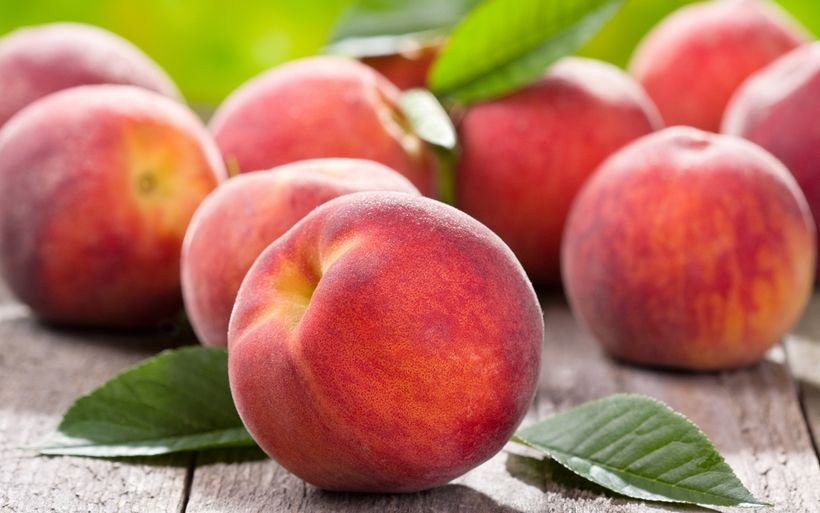
#> input picture img/fruta2.jpg, 820 x 513 px, found by its file name
$ python 04-segmentacion.py
#> lines starting #> are read from the running program, lines starting #| are printed output that depends on the picture; after the words box and inside, x2 and y2 are one past the last pixel; in counts of white or black regions, pixels touching at a corner belong together

import skimage as ski
import matplotlib.pyplot as plt

image = ski.io.imread('img/fruta2.jpg')
#> image is the input picture: shape (513, 820, 3); mean R, G, B 177.7, 116, 92.9

gray_image = ski.color.rgb2gray(image)
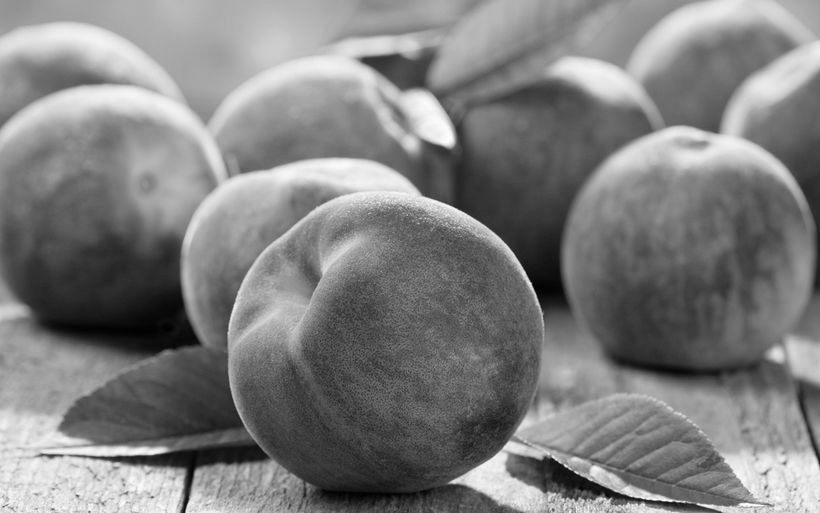
#> gray_image: shape (513, 820) float64; min 0.00417, max 0.999, mean 0.5

thresh = ski.filters.threshold_otsu(gray_image)
#> thresh = 0.515

binary = gray_image> thresh
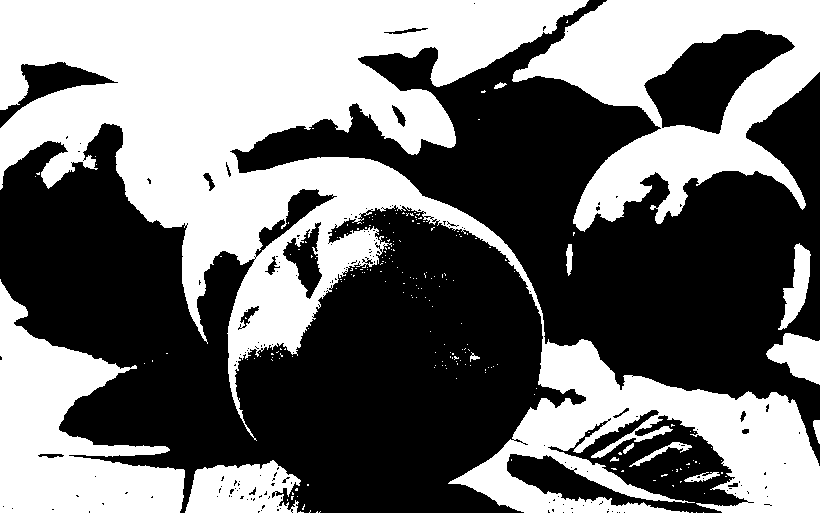
#> binary: shape (513, 820) bool; 45.2% white; 219 white regions (205 under 20 px), largest, box (x1, y1, x2, y2) and area: (0, 0, 820, 513) 128102, (512, 0, 820, 232) 31843, (0, 279, 185, 513) 21236

#Limpiar la imagen binaria para eliminar el ruido
cleared = ski.morphology.remove_small_objects(binary,min_size=200)
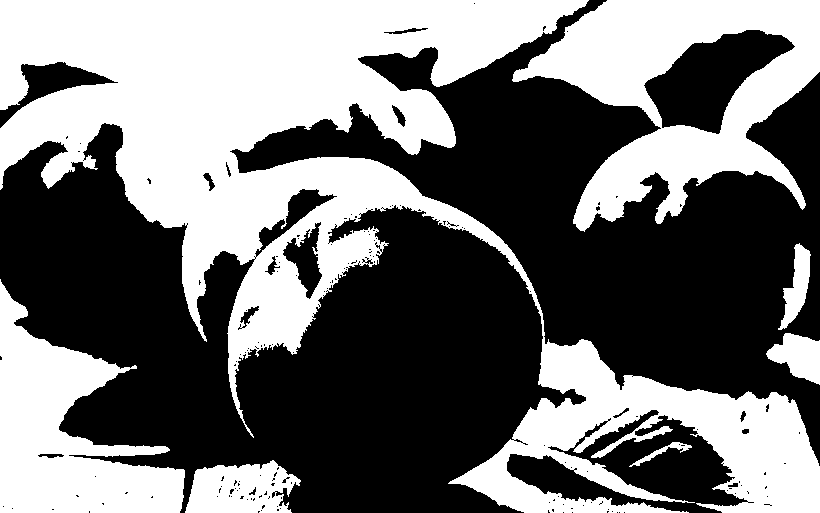
#> cleared: shape (513, 820) bool; 44.9% white; 7 white regions, largest, box (x1, y1, x2, y2) and area: (0, 0, 820, 513) 127959, (512, 0, 820, 232) 31822, (0, 279, 185, 513) 21236

""" ski.io.imshow(cleared)
ski.io.show() """

""" plt.imshow(cleared,cmap='gray')
plt.title('Segmentacion por threshold')
plt.show() """

lab_image = ski.color.rgb2lab(image)
#> lab_image: shape (513, 820, 3) float64; mean of channels 0, 1, 2 55.9, 21.7, 23.7
segments = ski.segmentation.slic(lab_image,n_segments=100,compactness=10)
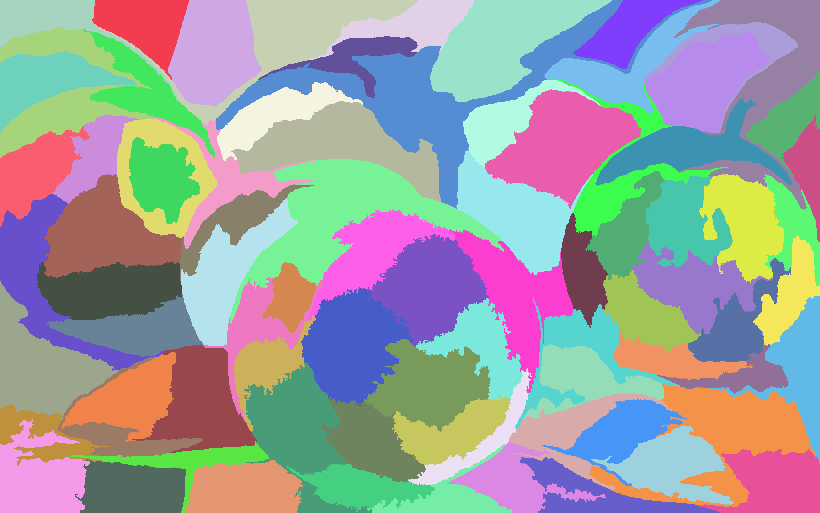
#> segments: shape (513, 820) int64; 82 distinct labels, from 1 to 82; one colour per label, 0 black
segmentacion= ski.color.label2rgb(segments,image,kind='avg')
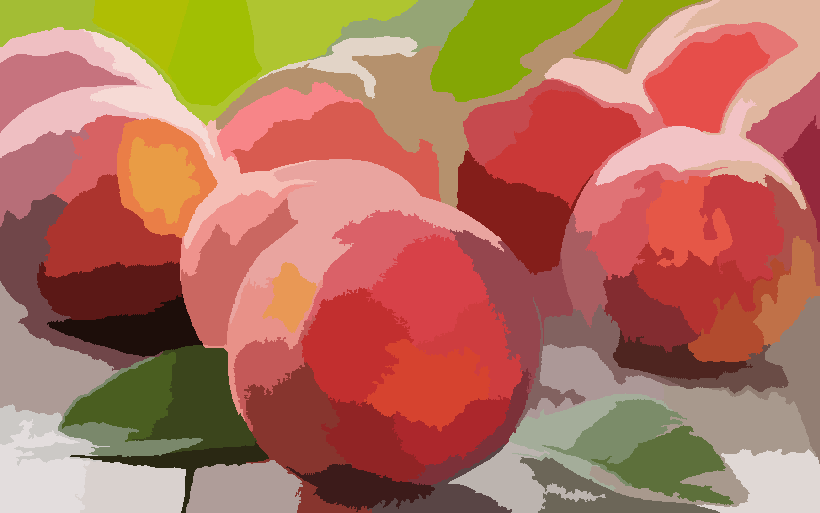
#> segmentacion: shape (513, 820, 3); mean R, G, B 177.1, 115.5, 92.4
ski.io.imshow(segmentacion)
ski.io.show()

$ run again, with img/Cat03.jpg copied over img/fruta2.jpg
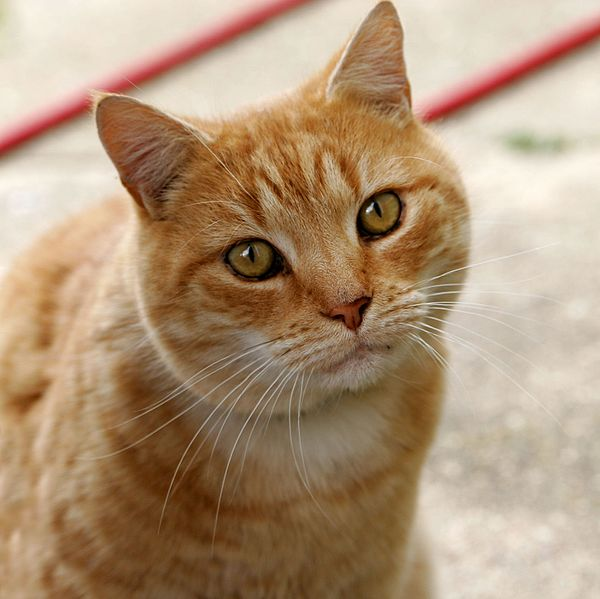
#> input picture img/Cat03.jpg, 600 x 599 px, found by its file name
#> image is the input picture: shape (599, 600, 3); mean R, G, B 175.9, 148.8, 120.7
#> thresh = 0.595
#> `binary = gray_image> thresh`:
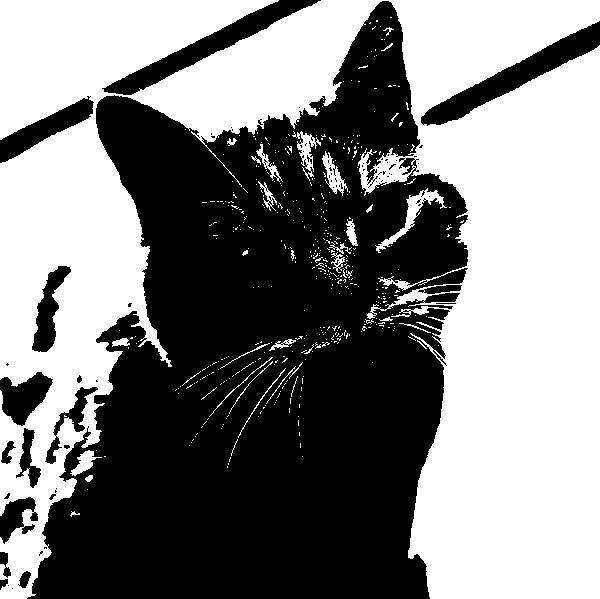
#> binary: shape (599, 600) bool; 50.5% white; 85 black regions (68 under 20 px), largest, box (x1, y1, x2, y2) and area: (27, 1, 468, 599) 161243, (421, 21, 600, 126) 4246, (102, 0, 321, 95) 3914
#> cleared: shape (599, 600) bool; 49.5% white; 5 white regions, box (x1, y1, x2, y2) and area: (0, 0, 600, 599) 175851, (376, 188, 447, 253) 774, (322, 151, 347, 196) 413, (297, 131, 317, 172) 359, (70, 450, 102, 476) 328
#> lab_image: shape (599, 600, 3) float64; mean of channels 0, 1, 2 62.9, 6.9, 19.5
#> segments: shape (599, 600) int64; 70 distinct labels, from 1 to 70
#> `segmentacion= ski.color.label2rgb(segments,image,kind='avg')`:
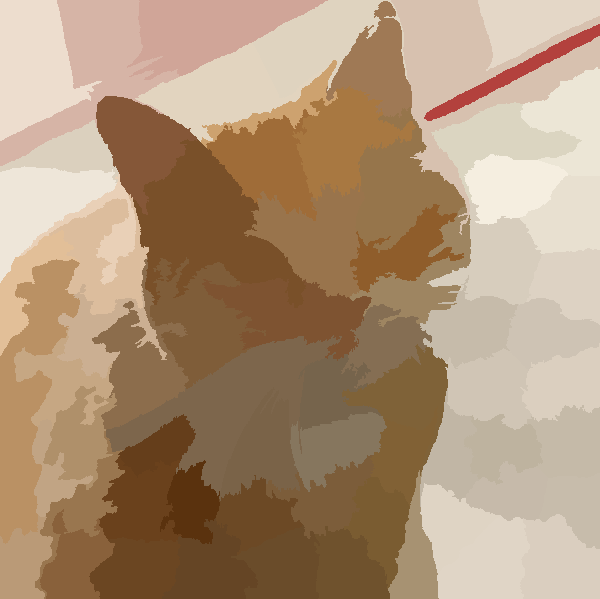
#> segmentacion: shape (599, 600, 3); mean R, G, B 175.4, 148.4, 120.3

$ run again, with img/Girasol.jpg copied over img/fruta2.jpg
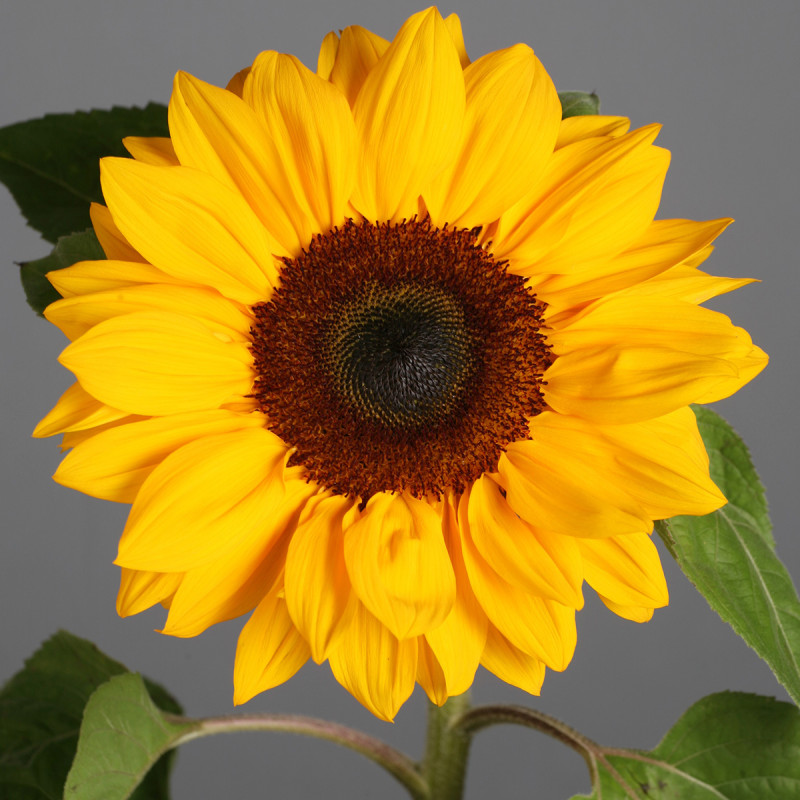
#> input picture img/Girasol.jpg, 800 x 800 px, found by its file name
#> image is the input picture: shape (800, 800, 3); mean R, G, B 163.2, 128.9, 41.3
#> thresh = 0.538
#> `binary = gray_image> thresh`:
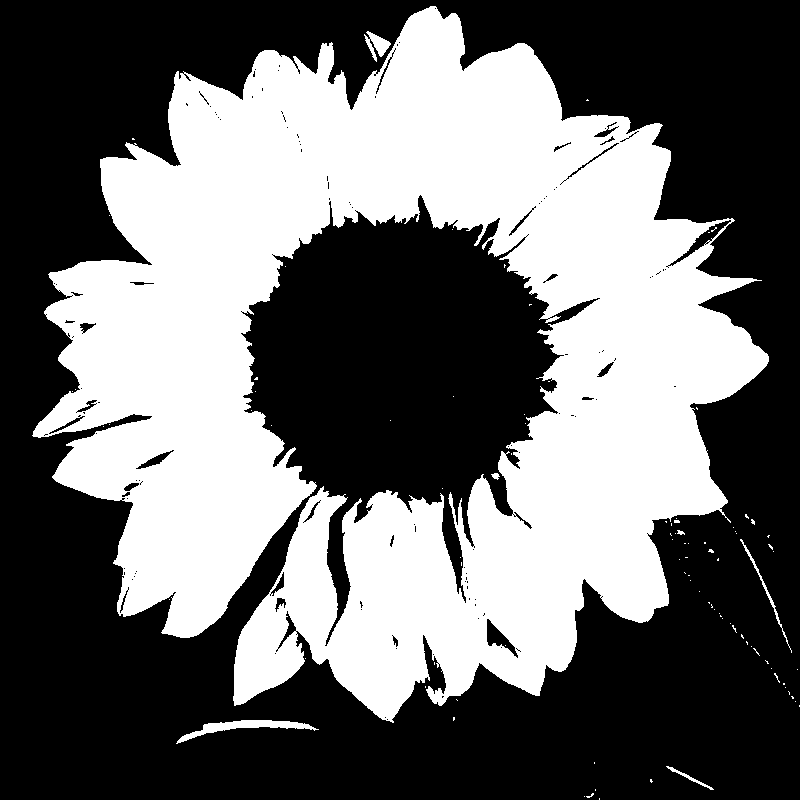
#> binary: shape (800, 800) bool; 42% white; 95 white regions (88 under 20 px), largest, box (x1, y1, x2, y2) and area: (32, 6, 769, 723) 266986, (176, 720, 319, 744) 959, (364, 31, 391, 62) 366
#> cleared: shape (800, 800) bool; 41.9% white; 4 white regions, box (x1, y1, x2, y2) and area: (32, 6, 769, 723) 266880, (176, 720, 319, 744) 959, (366, 31, 391, 57) 270, (740, 539, 782, 628) 232
#> lab_image: shape (800, 800, 3) float64; mean of channels 0, 1, 2 55.6, 6.5, 41.9
#> segments: shape (800, 800) int64; 61 distinct labels, from 1 to 61
#> `segmentacion= ski.color.label2rgb(segments,image,kind='avg')`:
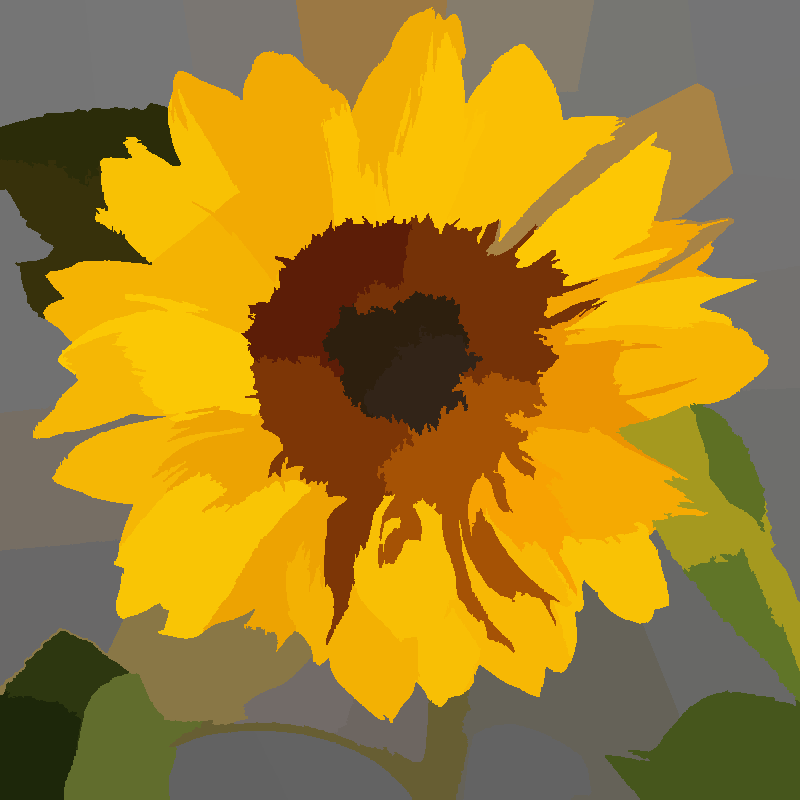
#> segmentacion: shape (800, 800, 3); mean R, G, B 162.7, 128.4, 40.9
